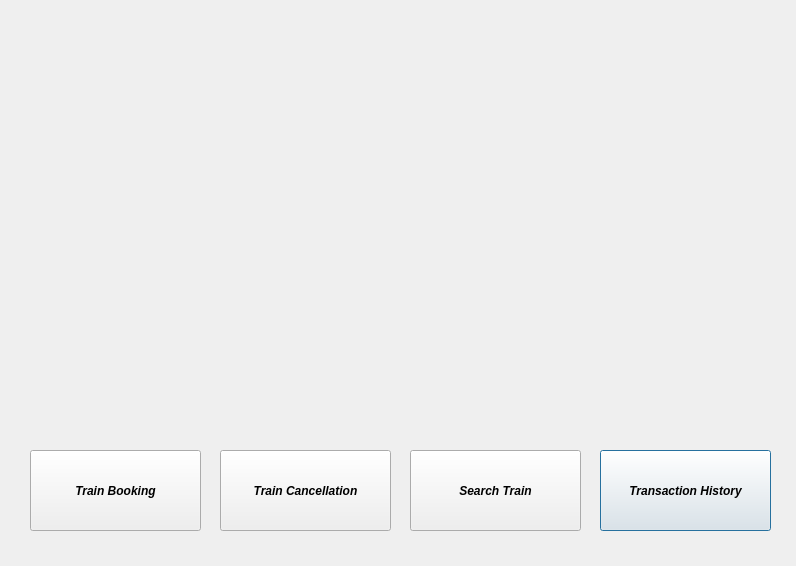
<?xml version="1.0" encoding="UTF-8"?>
<ui version="4.0">
 <class>Dialog</class>
 <widget class="QDialog" name="Dialog">
  <property name="geometry">
   <rect>
    <x>0</x>
    <y>0</y>
    <width>796</width>
    <height>566</height>
   </rect>
  </property>
  <property name="windowTitle">
   <string>Dialog</string>
  </property>
  <widget class="QLabel" name="pic_main">
   <property name="geometry">
    <rect>
     <x>50</x>
     <y>0</y>
     <width>701</width>
     <height>411</height>
    </rect>
   </property>
   <property name="text">
    <string/>
   </property>
  </widget>
  <widget class="QPushButton" name="trainBooking">
   <property name="geometry">
    <rect>
     <x>30</x>
     <y>450</y>
     <width>171</width>
     <height>81</height>
    </rect>
   </property>
   <property name="font">
    <font>
     <italic>true</italic>
     <bold>true</bold>
    </font>
   </property>
   <property name="autoFillBackground">
    <bool>true</bool>
   </property>
   <property name="text">
    <string>Train Booking</string>
   </property>
   <property name="default">
    <bool>true</bool>
   </property>
   <property name="flat">
    <bool>false</bool>
   </property>
  </widget>
  <widget class="QPushButton" name="trainCancellation">
   <property name="geometry">
    <rect>
     <x>220</x>
     <y>450</y>
     <width>171</width>
     <height>81</height>
    </rect>
   </property>
   <property name="font">
    <font>
     <italic>true</italic>
     <bold>true</bold>
    </font>
   </property>
   <property name="text">
    <string>Train Cancellation</string>
   </property>
   <property name="default">
    <bool>true</bool>
   </property>
  </widget>
  <widget class="QPushButton" name="searchTrain">
   <property name="geometry">
    <rect>
     <x>410</x>
     <y>450</y>
     <width>171</width>
     <height>81</height>
    </rect>
   </property>
   <property name="font">
    <font>
     <italic>true</italic>
     <bold>true</bold>
     <underline>false</underline>
    </font>
   </property>
   <property name="text">
    <string>Search Train</string>
   </property>
   <property name="default">
    <bool>true</bool>
   </property>
  </widget>
  <widget class="QPushButton" name="trans_History">
   <property name="geometry">
    <rect>
     <x>600</x>
     <y>450</y>
     <width>171</width>
     <height>81</height>
    </rect>
   </property>
   <property name="font">
    <font>
     <italic>true</italic>
     <bold>true</bold>
    </font>
   </property>
   <property name="text">
    <string>Transaction History</string>
   </property>
   <property name="default">
    <bool>true</bool>
   </property>
  </widget>
 </widget>
 <resources/>
 <connections/>
</ui>
